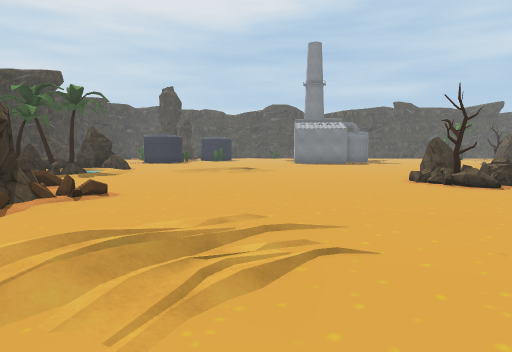
View 1 (above)

24 first-person views from a walk through a scene from a Unity 3-D project. The camera is 1.5 m above the floor, tilts 4° down and sees 70° across. The floor is counted in squares, 2 m on a side. Each view is taken from the middle of a square. On the plan, view 1 faces up. The plan holds only what a view shows up to about 11 squares ahead; the rest is blank. The place goes on beyond the plan. Some animated figures are left out. Some surface patterns are stand-ins.

View 2
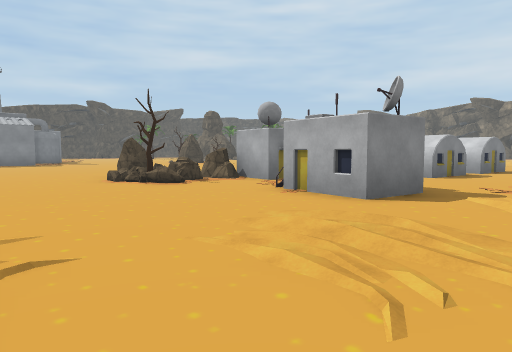

View 3
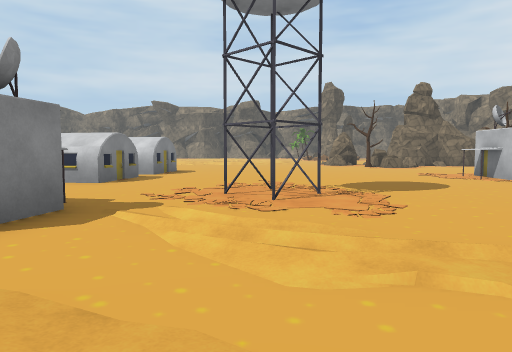

View 4
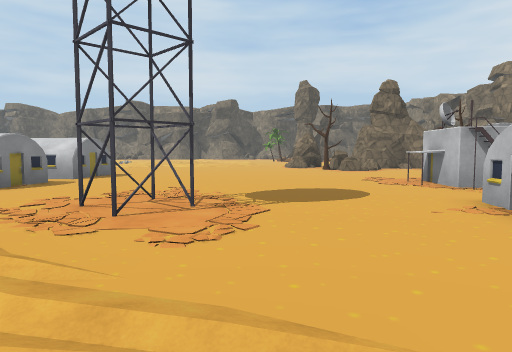

View 5
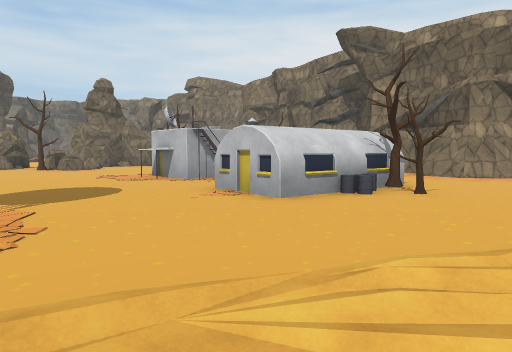

View 6
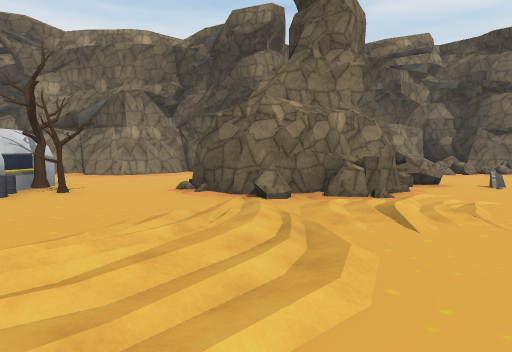

View 7
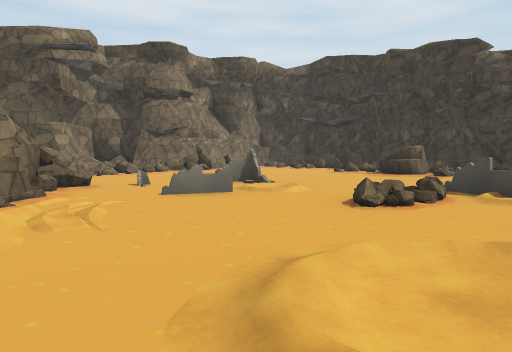

View 8
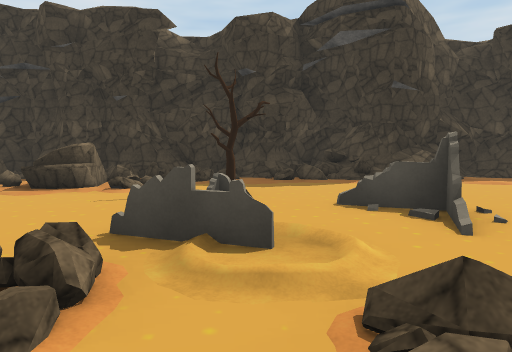

View 9
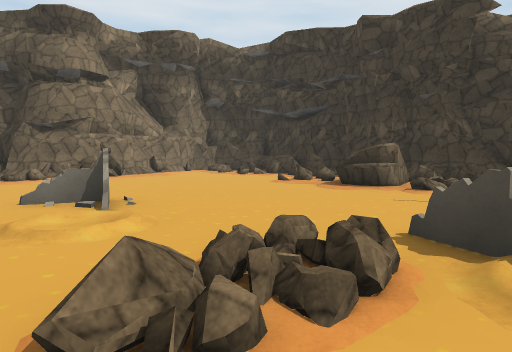

View 10
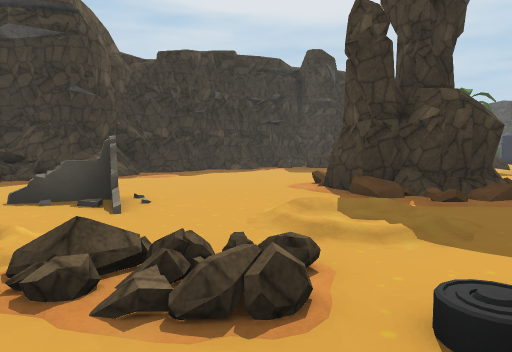

View 11
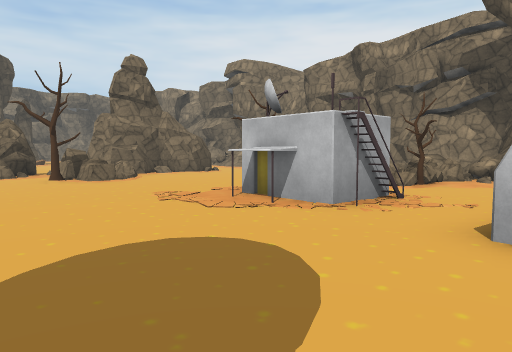

View 12
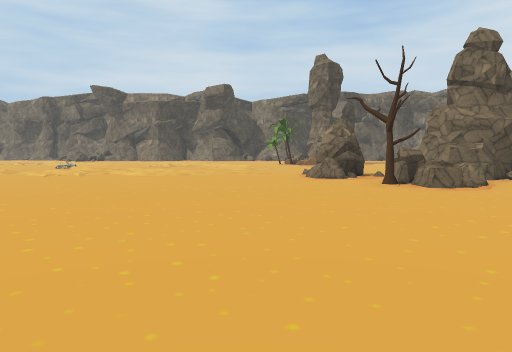

View 13
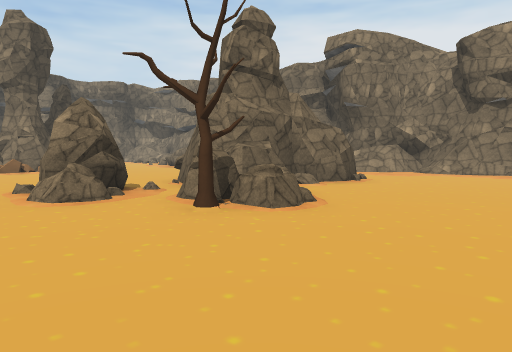

View 14
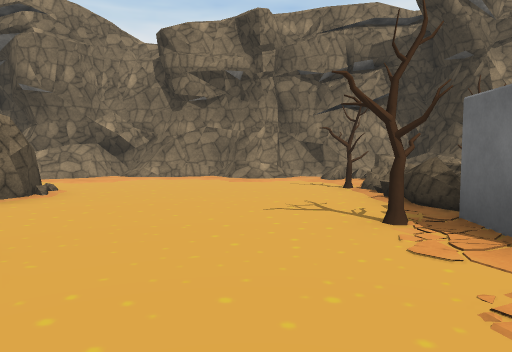

View 15
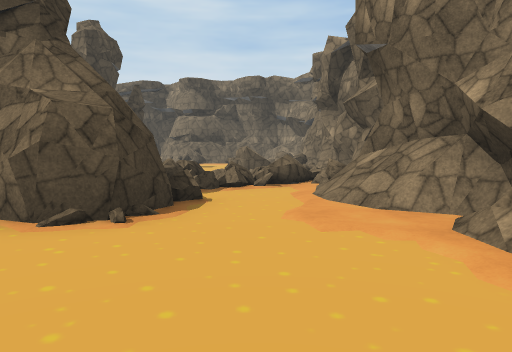

View 16
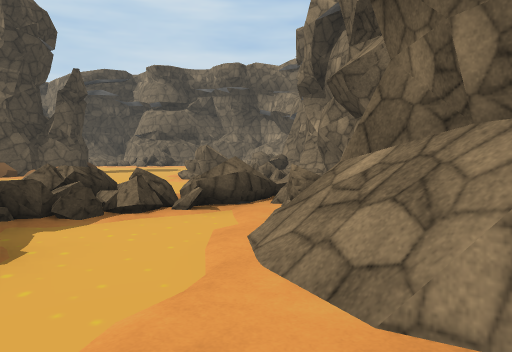

View 17
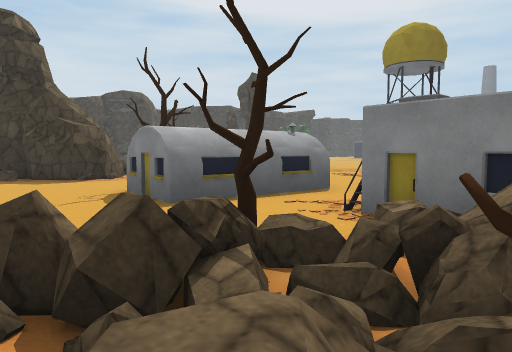

View 18
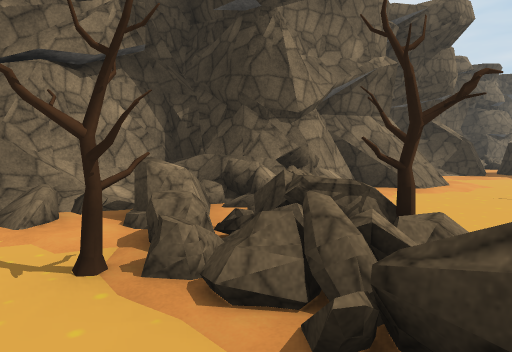

View 19
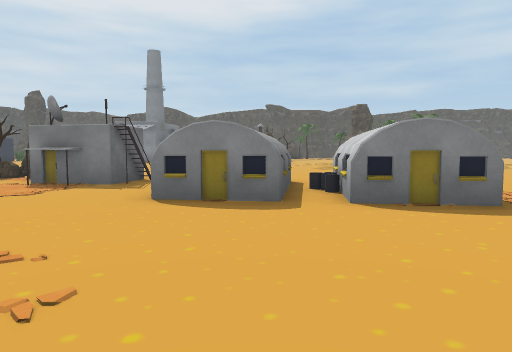

View 20
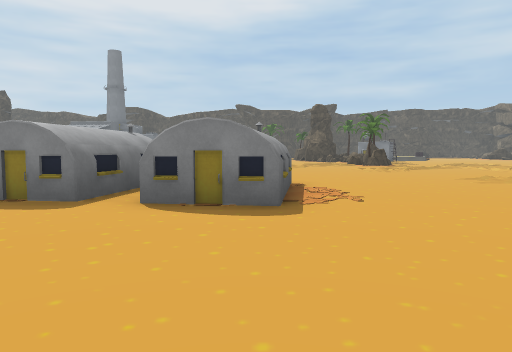

View 21
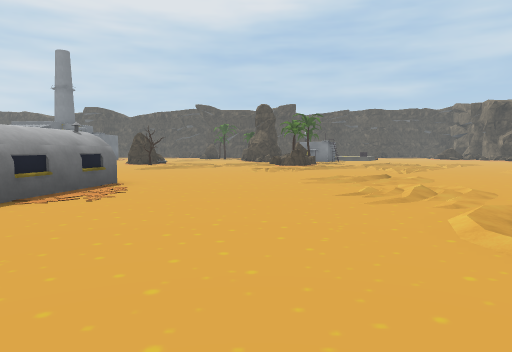

View 22
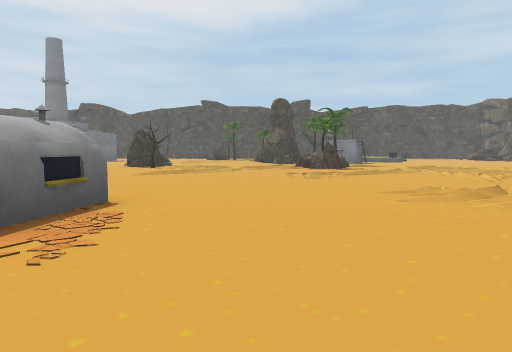

View 23
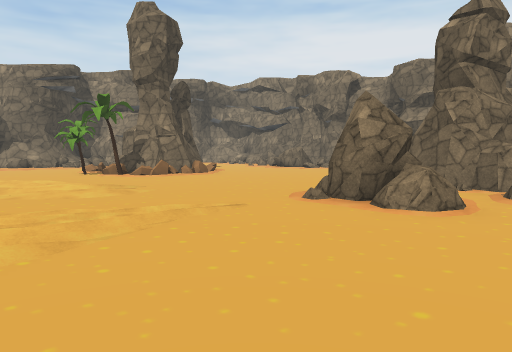

View 24
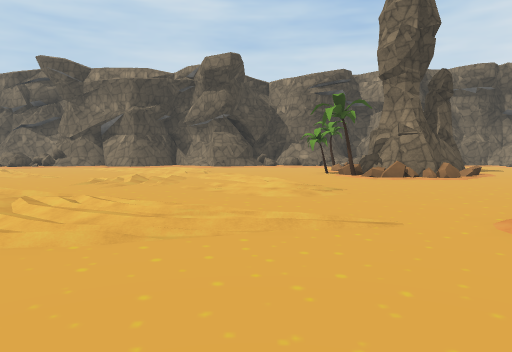

### Floor plan
Key: @ floor where view 1 was taken; # wall or solid block; . main floor; : floor 0.5 m higher than the main floor; / step, stairs or slope; = window, fence, low wall or low ledge; ^ raised ledge; O other object.
Columns run from 14 left of view 1 to 29 right of it. Each row starts with its distance up from view 1.
 12        O        ..          .....  ...//
 11        OO .........         ...../..../.
 10           .........OO       ...........
  9           ........:OO        ............
  8           ........OOOO       ......///...
  7           #..........O O  O.  .....///..
  6      ..   ^=.........OO.   .OO........./  ./
  5  #  ....  #/........O... OOOOOO..../ /. /...
  4  #......###/.........O...OO.OO...../ / /....
  3  #/.........////...OOO......OO.......//../..
  2  #/....../ ////....................///..///.
  1 ##/  ..../ /......../..............///....//
  0 #==...=//./.OO@....///#............//.....//
 -1 #//..././.O//O ...///.#............././ ///.
 -2 #/......//../ /.//..................../ ....
 -3 ##/..O..O=/.....///........................O
 -4  #=#......O.....//................OO......O#
 -5  #=##.........///...............O..OO.....##
 -6  #  =......O.////....OO...O....OOO........##
 -7  # ......O....^/#...OOO..O.O....O###=...../#
 -8  #^...........####..OOO..OOO.....#   ..   ..
 -9  #=.........^## ##...OO...OO.....#       ...
-10     .........####........OO......#  ^=   ..
-11      .......   #.........OOO......#.===...=
-12      ..#.//    ##...##//=##..........^=. ##=
-13       ####      #/ ######=^=....../=.^. ====
-14          #              ####/#.###/##== ####

Positions as (right, up) in squares from view 1, and headings:
1: (0, 0), facing up
2: (0, 0), facing up-right
3: (2, 0), facing right
4: (3, -2), facing right
5: (3, -1), facing down-right
6: (2, -1), facing down
7: (1, -1), facing down-left
8: (-3, -2), facing left
9: (-3, -2), facing down-left
10: (-2, -2), facing up-left
11: (8, -2), facing down-right
12: (10, -2), facing right
13: (14, -2), facing down-right
14: (15, -4), facing down
15: (15, -12), facing right
16: (18, -13), facing right
17: (13, -12), facing up-left
18: (14, -9), facing down-left
19: (12, -2), facing up
20: (15, -2), facing up
21: (19, -2), facing up
22: (18, 1), facing up
23: (18, 1), facing down-right
24: (18, -1), facing right
